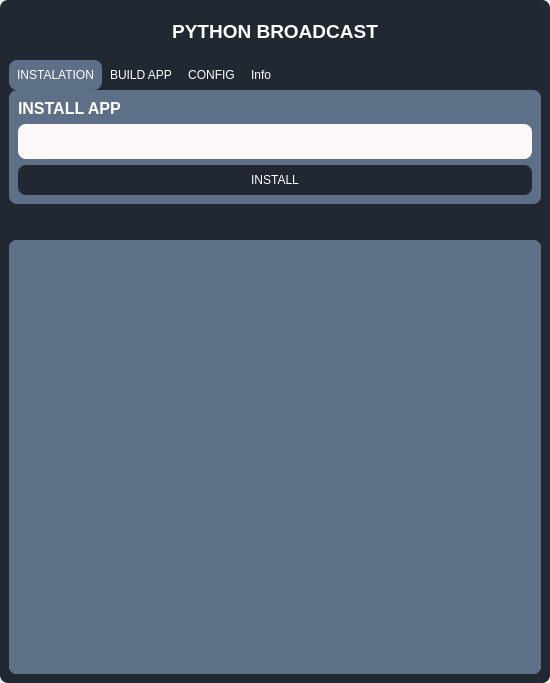
<?xml version="1.0" encoding="UTF-8"?>
<ui version="4.0">
 <class>Form</class>
 <widget class="QWidget" name="Form">
  <property name="geometry">
   <rect>
    <x>0</x>
    <y>0</y>
    <width>550</width>
    <height>683</height>
   </rect>
  </property>
  <property name="maximumSize">
   <size>
    <width>550</width>
    <height>16777215</height>
   </size>
  </property>
  <property name="windowTitle">
   <string>Form</string>
  </property>
  <layout class="QVBoxLayout" name="verticalLayout">
   <property name="spacing">
    <number>0</number>
   </property>
   <property name="leftMargin">
    <number>0</number>
   </property>
   <property name="topMargin">
    <number>0</number>
   </property>
   <property name="rightMargin">
    <number>0</number>
   </property>
   <property name="bottomMargin">
    <number>0</number>
   </property>
   <item>
    <widget class="QWidget" name="widget" native="true">
     <property name="styleSheet">
      <string notr="true">background-color: #222831;
border-radius:8px;</string>
     </property>
     <layout class="QVBoxLayout" name="verticalLayout_2">
      <item>
       <widget class="QWidget" name="widget_2" native="true">
        <property name="maximumSize">
         <size>
          <width>16777215</width>
          <height>80</height>
         </size>
        </property>
        <layout class="QVBoxLayout" name="verticalLayout_3">
         <item>
          <widget class="QLabel" name="label">
           <property name="text">
            <string>&lt;html&gt;&lt;head/&gt;&lt;body&gt;&lt;p align=&quot;center&quot;&gt;&lt;span style=&quot; font-size:14pt; font-weight:600; color:#ffffff;&quot;&gt;PYTHON BROADCAST&lt;/span&gt;&lt;/p&gt;&lt;/body&gt;&lt;/html&gt;</string>
           </property>
          </widget>
         </item>
        </layout>
       </widget>
      </item>
      <item>
       <widget class="QTabWidget" name="tabWidget">
        <property name="sizePolicy">
         <sizepolicy hsizetype="Expanding" vsizetype="Maximum">
          <horstretch>0</horstretch>
          <verstretch>0</verstretch>
         </sizepolicy>
        </property>
        <property name="styleSheet">
         <string notr="true">QTabWidget::pane {
        border: 0px;
        background: transparent;
    }
    QTabBar::tab {
        background: rgb(34, 40, 49);
        color: white;
        padding: 8px;
		border-radius:8px;
    }
    QTabBar::tab:selected {
        background: rgb(94, 111, 136);
    }</string>
        </property>
        <property name="currentIndex">
         <number>0</number>
        </property>
        <widget class="QWidget" name="tab_3">
         <attribute name="title">
          <string>INSTALATION</string>
         </attribute>
         <layout class="QVBoxLayout" name="verticalLayout_6" stretch="0,0,0">
          <property name="spacing">
           <number>9</number>
          </property>
          <property name="leftMargin">
           <number>0</number>
          </property>
          <property name="topMargin">
           <number>0</number>
          </property>
          <property name="rightMargin">
           <number>0</number>
          </property>
          <property name="bottomMargin">
           <number>0</number>
          </property>
          <item>
           <widget class="QWidget" name="widget_4" native="true">
            <property name="styleSheet">
             <string notr="true">background-color: #5e6f88;</string>
            </property>
            <layout class="QVBoxLayout" name="verticalLayout_4">
             <item>
              <widget class="QWidget" name="widget_17" native="true">
               <layout class="QVBoxLayout" name="verticalLayout_12">
                <property name="leftMargin">
                 <number>0</number>
                </property>
                <property name="topMargin">
                 <number>0</number>
                </property>
                <property name="rightMargin">
                 <number>0</number>
                </property>
                <property name="bottomMargin">
                 <number>0</number>
                </property>
                <item>
                 <widget class="QLabel" name="label_4">
                  <property name="text">
                   <string>&lt;html&gt;&lt;head/&gt;&lt;body&gt;&lt;p&gt;&lt;span style=&quot; font-size:12pt; font-weight:600; color:#ffffff;&quot;&gt;INSTALL APP&lt;/span&gt;&lt;/p&gt;&lt;/body&gt;&lt;/html&gt;</string>
                  </property>
                 </widget>
                </item>
                <item>
                 <widget class="QLineEdit" name="path_input">
                  <property name="minimumSize">
                   <size>
                    <width>0</width>
                    <height>35</height>
                   </size>
                  </property>
                  <property name="maximumSize">
                   <size>
                    <width>16777215</width>
                    <height>35</height>
                   </size>
                  </property>
                  <property name="styleSheet">
                   <string notr="true">background-color: #FFF8F8;
color: rgb(34, 40, 49);
 padding: 5px;
</string>
                  </property>
                 </widget>
                </item>
               </layout>
              </widget>
             </item>
             <item>
              <widget class="QPushButton" name="installButton">
               <property name="minimumSize">
                <size>
                 <width>0</width>
                 <height>30</height>
                </size>
               </property>
               <property name="maximumSize">
                <size>
                 <width>16777215</width>
                 <height>30</height>
                </size>
               </property>
               <property name="styleSheet">
                <string notr="true">QPushButton {
    background-color: rgb(34, 40, 49);
color:rgb(255, 255, 255)
}

QPushButton:hover {
    background-color: rgb(57, 62, 70);
}</string>
               </property>
               <property name="text">
                <string>INSTALL</string>
               </property>
              </widget>
             </item>
            </layout>
           </widget>
          </item>
          <item>
           <widget class="QWidget" name="widget_11" native="true">
            <layout class="QHBoxLayout" name="horizontalLayout_4"/>
           </widget>
          </item>
          <item>
           <widget class="QWidget" name="widget_3" native="true">
            <property name="sizePolicy">
             <sizepolicy hsizetype="MinimumExpanding" vsizetype="MinimumExpanding">
              <horstretch>0</horstretch>
              <verstretch>0</verstretch>
             </sizepolicy>
            </property>
            <property name="styleSheet">
             <string notr="true">background-color: rgb(94, 111, 136);</string>
            </property>
            <layout class="QVBoxLayout" name="verticalLayout_5">
             <property name="spacing">
              <number>0</number>
             </property>
             <property name="leftMargin">
              <number>0</number>
             </property>
             <property name="topMargin">
              <number>0</number>
             </property>
             <property name="rightMargin">
              <number>0</number>
             </property>
             <property name="bottomMargin">
              <number>0</number>
             </property>
             <item>
              <widget class="QScrollArea" name="scrollArea">
               <property name="sizePolicy">
                <sizepolicy hsizetype="Expanding" vsizetype="Expanding">
                 <horstretch>0</horstretch>
                 <verstretch>0</verstretch>
                </sizepolicy>
               </property>
               <property name="sizeAdjustPolicy">
                <enum>QAbstractScrollArea::AdjustToContents</enum>
               </property>
               <property name="widgetResizable">
                <bool>true</bool>
               </property>
               <widget class="QWidget" name="scrollAreaWidgetContents">
                <property name="geometry">
                 <rect>
                  <x>0</x>
                  <y>0</y>
                  <width>532</width>
                  <height>434</height>
                 </rect>
                </property>
                <layout class="QVBoxLayout" name="verticalLayout_21"/>
               </widget>
              </widget>
             </item>
            </layout>
           </widget>
          </item>
         </layout>
        </widget>
        <widget class="QWidget" name="BUILD_APP">
         <attribute name="title">
          <string>BUILD APP</string>
         </attribute>
         <layout class="QVBoxLayout" name="verticalLayout_10">
          <property name="leftMargin">
           <number>0</number>
          </property>
          <property name="topMargin">
           <number>0</number>
          </property>
          <property name="rightMargin">
           <number>0</number>
          </property>
          <property name="bottomMargin">
           <number>0</number>
          </property>
          <item>
           <widget class="QWidget" name="widget_8" native="true">
            <property name="styleSheet">
             <string notr="true">background-color: #5e6f88;</string>
            </property>
            <layout class="QVBoxLayout" name="verticalLayout_11">
             <item>
              <widget class="QLabel" name="label_7">
               <property name="sizePolicy">
                <sizepolicy hsizetype="Preferred" vsizetype="Maximum">
                 <horstretch>0</horstretch>
                 <verstretch>0</verstretch>
                </sizepolicy>
               </property>
               <property name="text">
                <string>&lt;html&gt;&lt;head/&gt;&lt;body&gt;&lt;p&gt;&lt;span style=&quot; font-size:12pt; font-weight:600; color:#ffffff;&quot;&gt;SELECT APP&lt;/span&gt;&lt;/p&gt;&lt;/body&gt;&lt;/html&gt;</string>
               </property>
              </widget>
             </item>
             <item>
              <widget class="QWidget" name="widget_13" native="true">
               <layout class="QHBoxLayout" name="horizontalLayout">
                <property name="leftMargin">
                 <number>0</number>
                </property>
                <property name="topMargin">
                 <number>0</number>
                </property>
                <property name="rightMargin">
                 <number>0</number>
                </property>
                <property name="bottomMargin">
                 <number>0</number>
                </property>
                <item>
                 <widget class="QComboBox" name="selectApp">
                  <property name="sizePolicy">
                   <sizepolicy hsizetype="MinimumExpanding" vsizetype="Fixed">
                    <horstretch>0</horstretch>
                    <verstretch>0</verstretch>
                   </sizepolicy>
                  </property>
                  <property name="minimumSize">
                   <size>
                    <width>0</width>
                    <height>35</height>
                   </size>
                  </property>
                  <property name="maximumSize">
                   <size>
                    <width>16777215</width>
                    <height>16777215</height>
                   </size>
                  </property>
                  <property name="styleSheet">
                   <string notr="true">QComboBox {
background-color: #FFF8F8;
    color: rgb(34, 40, 49);
    border-radius: 5px;
	 padding: 5px;
}

QComboBox::drop-down {
     color: rgb(34, 40, 49);
    border-radius: 0px; /* Set border radius to 0px */
 padding: 5px;
}
</string>
                  </property>
                  <item>
                   <property name="text">
                    <string>SELECT</string>
                   </property>
                  </item>
                  <item>
                   <property name="text">
                    <string>NEW</string>
                   </property>
                  </item>
                 </widget>
                </item>
                <item>
                 <widget class="QLineEdit" name="appName">
                  <property name="minimumSize">
                   <size>
                    <width>0</width>
                    <height>35</height>
                   </size>
                  </property>
                  <property name="maximumSize">
                   <size>
                    <width>16777215</width>
                    <height>35</height>
                   </size>
                  </property>
                  <property name="styleSheet">
                   <string notr="true">background-color: #FFF8F8;
color: rgb(34, 40, 49);
 padding: 5px;
</string>
                  </property>
                 </widget>
                </item>
               </layout>
              </widget>
             </item>
            </layout>
           </widget>
          </item>
          <item>
           <widget class="QWidget" name="widget_5" native="true">
            <property name="styleSheet">
             <string notr="true">background-color: #5e6f88;</string>
            </property>
            <layout class="QVBoxLayout" name="verticalLayout_7">
             <item>
              <widget class="QLabel" name="label_5">
               <property name="maximumSize">
                <size>
                 <width>16777215</width>
                 <height>30</height>
                </size>
               </property>
               <property name="text">
                <string>&lt;html&gt;&lt;head/&gt;&lt;body&gt;&lt;p&gt;&lt;span style=&quot; font-size:12pt; font-weight:600; color:#ffffff;&quot;&gt;APP FOLDER&lt;/span&gt;&lt;/p&gt;&lt;/body&gt;&lt;/html&gt;</string>
               </property>
              </widget>
             </item>
             <item>
              <widget class="QLineEdit" name="appFolder">
               <property name="minimumSize">
                <size>
                 <width>0</width>
                 <height>35</height>
                </size>
               </property>
               <property name="maximumSize">
                <size>
                 <width>16777215</width>
                 <height>35</height>
                </size>
               </property>
               <property name="styleSheet">
                <string notr="true">background-color: #FFF8F8;
color: rgb(34, 40, 49);
 padding: 5px;
</string>
               </property>
              </widget>
             </item>
            </layout>
           </widget>
          </item>
          <item>
           <widget class="QWidget" name="widget_6" native="true">
            <property name="styleSheet">
             <string notr="true">background-color: #5e6f88;</string>
            </property>
            <layout class="QVBoxLayout" name="verticalLayout_8">
             <item>
              <widget class="QLabel" name="label_6">
               <property name="maximumSize">
                <size>
                 <width>16777215</width>
                 <height>30</height>
                </size>
               </property>
               <property name="text">
                <string>&lt;html&gt;&lt;head/&gt;&lt;body&gt;&lt;p&gt;&lt;span style=&quot; font-size:12pt; font-weight:600; color:#ffffff;&quot;&gt;OUPUT DIR&lt;/span&gt;&lt;/p&gt;&lt;/body&gt;&lt;/html&gt;</string>
               </property>
              </widget>
             </item>
             <item>
              <widget class="QLineEdit" name="outputFolder">
               <property name="minimumSize">
                <size>
                 <width>0</width>
                 <height>35</height>
                </size>
               </property>
               <property name="maximumSize">
                <size>
                 <width>16777215</width>
                 <height>35</height>
                </size>
               </property>
               <property name="styleSheet">
                <string notr="true">background-color: #FFF8F8;
color: rgb(34, 40, 49);
 padding: 5px;
</string>
               </property>
              </widget>
             </item>
            </layout>
           </widget>
          </item>
          <item>
           <widget class="QWidget" name="widget_14" native="true">
            <property name="styleSheet">
             <string notr="true">background-color: #5e6f88;</string>
            </property>
            <layout class="QVBoxLayout" name="verticalLayout_16">
             <item>
              <widget class="QLabel" name="label_2">
               <property name="text">
                <string>&lt;html&gt;&lt;head/&gt;&lt;body&gt;&lt;p&gt;&lt;span style=&quot; font-size:12pt; font-weight:600; color:#ffffff;&quot;&gt;BUILD MODE&lt;/span&gt;&lt;/p&gt;&lt;/body&gt;&lt;/html&gt;</string>
               </property>
              </widget>
             </item>
             <item>
              <widget class="QWidget" name="widget_15" native="true">
               <layout class="QHBoxLayout" name="horizontalLayout_2">
                <item>
                 <widget class="QRadioButton" name="python_mode">
                  <property name="styleSheet">
                   <string notr="true">color: rgb(255, 255, 255);</string>
                  </property>
                  <property name="text">
                   <string>Python code</string>
                  </property>
                 </widget>
                </item>
                <item>
                 <widget class="QRadioButton" name="p_compile_mode">
                  <property name="styleSheet">
                   <string notr="true">color: rgb(255, 255, 255);</string>
                  </property>
                  <property name="text">
                   <string>Pre-compile code</string>
                  </property>
                 </widget>
                </item>
               </layout>
              </widget>
             </item>
             <item>
              <widget class="QPushButton" name="buildBtn">
               <property name="minimumSize">
                <size>
                 <width>0</width>
                 <height>30</height>
                </size>
               </property>
               <property name="maximumSize">
                <size>
                 <width>16777215</width>
                 <height>30</height>
                </size>
               </property>
               <property name="styleSheet">
                <string notr="true">QPushButton {
    background-color: rgb(34, 40, 49);
color:rgb(255, 255, 255)
}

QPushButton:hover {
    background-color: rgb(57, 62, 70);
}</string>
               </property>
               <property name="text">
                <string>BUILD</string>
               </property>
              </widget>
             </item>
            </layout>
           </widget>
          </item>
          <item>
           <widget class="QWidget" name="widget_7" native="true">
            <property name="sizePolicy">
             <sizepolicy hsizetype="Preferred" vsizetype="Expanding">
              <horstretch>0</horstretch>
              <verstretch>0</verstretch>
             </sizepolicy>
            </property>
            <property name="styleSheet">
             <string notr="true">background-color: #5e6f88;</string>
            </property>
            <layout class="QVBoxLayout" name="verticalLayout_9">
             <item>
              <widget class="QPlainTextEdit" name="plainTextEdit">
               <property name="styleSheet">
                <string notr="true">background-color: #FFF8F8;
color: rgb(34, 40, 49);
 padding: 5px;
color:rgb(0, 0, 0)
</string>
               </property>
              </widget>
             </item>
            </layout>
           </widget>
          </item>
         </layout>
        </widget>
        <widget class="QWidget" name="tab_4">
         <attribute name="title">
          <string>CONFIG</string>
         </attribute>
         <layout class="QVBoxLayout" name="verticalLayout_15">
          <property name="spacing">
           <number>9</number>
          </property>
          <property name="leftMargin">
           <number>0</number>
          </property>
          <property name="topMargin">
           <number>0</number>
          </property>
          <property name="rightMargin">
           <number>0</number>
          </property>
          <property name="bottomMargin">
           <number>0</number>
          </property>
          <item alignment="Qt::AlignTop">
           <widget class="QWidget" name="widget_9" native="true">
            <property name="styleSheet">
             <string notr="true">background-color: #5e6f88;</string>
            </property>
            <layout class="QVBoxLayout" name="verticalLayout_13">
             <item>
              <widget class="QLabel" name="label_8">
               <property name="maximumSize">
                <size>
                 <width>16777215</width>
                 <height>30</height>
                </size>
               </property>
               <property name="text">
                <string>&lt;html&gt;&lt;head/&gt;&lt;body&gt;&lt;p&gt;&lt;span style=&quot; font-size:12pt; font-weight:600; color:#ffffff;&quot;&gt;RSA INSTALLER&lt;/span&gt;&lt;/p&gt;&lt;/body&gt;&lt;/html&gt;</string>
               </property>
              </widget>
             </item>
             <item>
              <widget class="QLineEdit" name="private_rsa">
               <property name="minimumSize">
                <size>
                 <width>0</width>
                 <height>35</height>
                </size>
               </property>
               <property name="maximumSize">
                <size>
                 <width>16777215</width>
                 <height>35</height>
                </size>
               </property>
               <property name="styleSheet">
                <string notr="true">background-color: #FFF8F8;
color: rgb(34, 40, 49);
 padding: 5px;
</string>
               </property>
              </widget>
             </item>
            </layout>
           </widget>
          </item>
          <item>
           <widget class="QWidget" name="widget_10" native="true">
            <property name="styleSheet">
             <string notr="true">background-color: #5e6f88;</string>
            </property>
            <layout class="QVBoxLayout" name="verticalLayout_14">
             <item>
              <widget class="QLabel" name="label_9">
               <property name="maximumSize">
                <size>
                 <width>16777215</width>
                 <height>30</height>
                </size>
               </property>
               <property name="text">
                <string>&lt;html&gt;&lt;head/&gt;&lt;body&gt;&lt;p&gt;&lt;span style=&quot; font-size:12pt; font-weight:600; color:#ffffff;&quot;&gt;RSA BUILDER&lt;/span&gt;&lt;/p&gt;&lt;/body&gt;&lt;/html&gt;</string>
               </property>
              </widget>
             </item>
             <item>
              <widget class="QLineEdit" name="public_rsa">
               <property name="minimumSize">
                <size>
                 <width>0</width>
                 <height>35</height>
                </size>
               </property>
               <property name="maximumSize">
                <size>
                 <width>16777215</width>
                 <height>35</height>
                </size>
               </property>
               <property name="styleSheet">
                <string notr="true">background-color: #FFF8F8;
color: rgb(34, 40, 49);
 padding: 5px;
</string>
               </property>
              </widget>
             </item>
            </layout>
           </widget>
          </item>
          <item>
           <widget class="QPushButton" name="generateBtn">
            <property name="minimumSize">
             <size>
              <width>0</width>
              <height>30</height>
             </size>
            </property>
            <property name="maximumSize">
             <size>
              <width>16777215</width>
              <height>30</height>
             </size>
            </property>
            <property name="styleSheet">
             <string notr="true">QPushButton {
    background-color: rgb(94, 111, 136);
color:rgb(255, 255, 255)
}

QPushButton:hover {
    background-color: rgb(57, 62, 70);
}</string>
            </property>
            <property name="text">
             <string>GENERATE KEYS</string>
            </property>
           </widget>
          </item>
          <item>
           <widget class="QPushButton" name="exportBtn">
            <property name="minimumSize">
             <size>
              <width>0</width>
              <height>30</height>
             </size>
            </property>
            <property name="maximumSize">
             <size>
              <width>16777215</width>
              <height>30</height>
             </size>
            </property>
            <property name="styleSheet">
             <string notr="true">QPushButton {
    background-color: rgb(94, 111, 136);
color:rgb(255, 255, 255)
}

QPushButton:hover {
    background-color: rgb(57, 62, 70);
}</string>
            </property>
            <property name="text">
             <string>EXPORT</string>
            </property>
           </widget>
          </item>
          <item>
           <widget class="QWidget" name="widget_20" native="true">
            <property name="sizePolicy">
             <sizepolicy hsizetype="Preferred" vsizetype="Expanding">
              <horstretch>0</horstretch>
              <verstretch>0</verstretch>
             </sizepolicy>
            </property>
            <property name="styleSheet">
             <string notr="true">background-color: #5e6f88;</string>
            </property>
            <layout class="QVBoxLayout" name="verticalLayout_20">
             <item>
              <widget class="QLabel" name="label_10">
               <property name="maximumSize">
                <size>
                 <width>16777215</width>
                 <height>30</height>
                </size>
               </property>
               <property name="text">
                <string>&lt;html&gt;&lt;head/&gt;&lt;body&gt;&lt;p&gt;&lt;span style=&quot; font-size:12pt; font-weight:600; color:#ffffff;&quot;&gt;LOGS&lt;/span&gt;&lt;/p&gt;&lt;/body&gt;&lt;/html&gt;</string>
               </property>
              </widget>
             </item>
             <item>
              <widget class="QPlainTextEdit" name="logsText">
               <property name="styleSheet">
                <string notr="true">background-color: #FFF8F8;
color: rgb(34, 40, 49);
 padding: 5px;
color:rgb(0, 0, 0)
</string>
               </property>
              </widget>
             </item>
            </layout>
           </widget>
          </item>
         </layout>
        </widget>
        <widget class="QWidget" name="tab">
         <attribute name="title">
          <string>Info</string>
         </attribute>
         <layout class="QVBoxLayout" name="verticalLayout_17">
          <property name="spacing">
           <number>0</number>
          </property>
          <property name="leftMargin">
           <number>0</number>
          </property>
          <property name="topMargin">
           <number>0</number>
          </property>
          <property name="rightMargin">
           <number>0</number>
          </property>
          <property name="bottomMargin">
           <number>0</number>
          </property>
          <item alignment="Qt::AlignTop">
           <widget class="QWidget" name="widget_16" native="true">
            <property name="styleSheet">
             <string notr="true">background-color: #5e6f88;</string>
            </property>
            <layout class="QVBoxLayout" name="verticalLayout_18">
             <item>
              <widget class="QWidget" name="widget_18" native="true">
               <layout class="QVBoxLayout" name="verticalLayout_19">
                <item>
                 <widget class="QPushButton" name="pushButton">
                  <property name="text">
                   <string/>
                  </property>
                  <property name="icon">
                   <iconset>
                    <normaloff>../sources/app.png</normaloff>../sources/app.png</iconset>
                  </property>
                  <property name="iconSize">
                   <size>
                    <width>100</width>
                    <height>100</height>
                   </size>
                  </property>
                 </widget>
                </item>
                <item>
                 <widget class="QLabel" name="label_3">
                  <property name="text">
                   <string>&lt;html&gt;&lt;head/&gt;&lt;body&gt;&lt;p align=&quot;center&quot;&gt;&lt;span style=&quot; font-size:14pt; font-weight:600; color:#ffffff;&quot;&gt;v1.0.0&lt;br/&gt;&lt;br/&gt;Tarcisio Prates&lt;br/&gt;2025&lt;/span&gt;&lt;span style=&quot; font-size:14pt; font-weight:600; color:#222831;&quot;&gt;&lt;br/&gt;&lt;/span&gt;&lt;/p&gt;&lt;/body&gt;&lt;/html&gt;</string>
                  </property>
                 </widget>
                </item>
               </layout>
              </widget>
             </item>
             <item>
              <widget class="QWidget" name="widget_19" native="true">
               <layout class="QHBoxLayout" name="horizontalLayout_3">
                <property name="spacing">
                 <number>3</number>
                </property>
                <property name="leftMargin">
                 <number>3</number>
                </property>
                <property name="topMargin">
                 <number>3</number>
                </property>
                <property name="rightMargin">
                 <number>3</number>
                </property>
                <property name="bottomMargin">
                 <number>3</number>
                </property>
                <item>
                 <widget class="QPushButton" name="gitBtn">
                  <property name="minimumSize">
                   <size>
                    <width>0</width>
                    <height>40</height>
                   </size>
                  </property>
                  <property name="maximumSize">
                   <size>
                    <width>40</width>
                    <height>40</height>
                   </size>
                  </property>
                  <property name="styleSheet">
                   <string notr="true">background-color: rgb(255, 255, 255);</string>
                  </property>
                  <property name="text">
                   <string/>
                  </property>
                  <property name="icon">
                   <iconset>
                    <normaloff>../sources/github.png</normaloff>../sources/github.png</iconset>
                  </property>
                  <property name="iconSize">
                   <size>
                    <width>30</width>
                    <height>30</height>
                   </size>
                  </property>
                 </widget>
                </item>
                <item>
                 <widget class="QPushButton" name="linkBtn">
                  <property name="sizePolicy">
                   <sizepolicy hsizetype="Minimum" vsizetype="Preferred">
                    <horstretch>0</horstretch>
                    <verstretch>0</verstretch>
                   </sizepolicy>
                  </property>
                  <property name="minimumSize">
                   <size>
                    <width>0</width>
                    <height>40</height>
                   </size>
                  </property>
                  <property name="maximumSize">
                   <size>
                    <width>40</width>
                    <height>40</height>
                   </size>
                  </property>
                  <property name="styleSheet">
                   <string notr="true">background-color: rgb(255, 255, 255);</string>
                  </property>
                  <property name="text">
                   <string/>
                  </property>
                  <property name="icon">
                   <iconset>
                    <normaloff>../sources/linkedin.png</normaloff>../sources/linkedin.png</iconset>
                  </property>
                  <property name="iconSize">
                   <size>
                    <width>30</width>
                    <height>30</height>
                   </size>
                  </property>
                 </widget>
                </item>
               </layout>
              </widget>
             </item>
            </layout>
           </widget>
          </item>
         </layout>
        </widget>
       </widget>
      </item>
     </layout>
    </widget>
   </item>
  </layout>
 </widget>
 <resources/>
 <connections/>
</ui>
